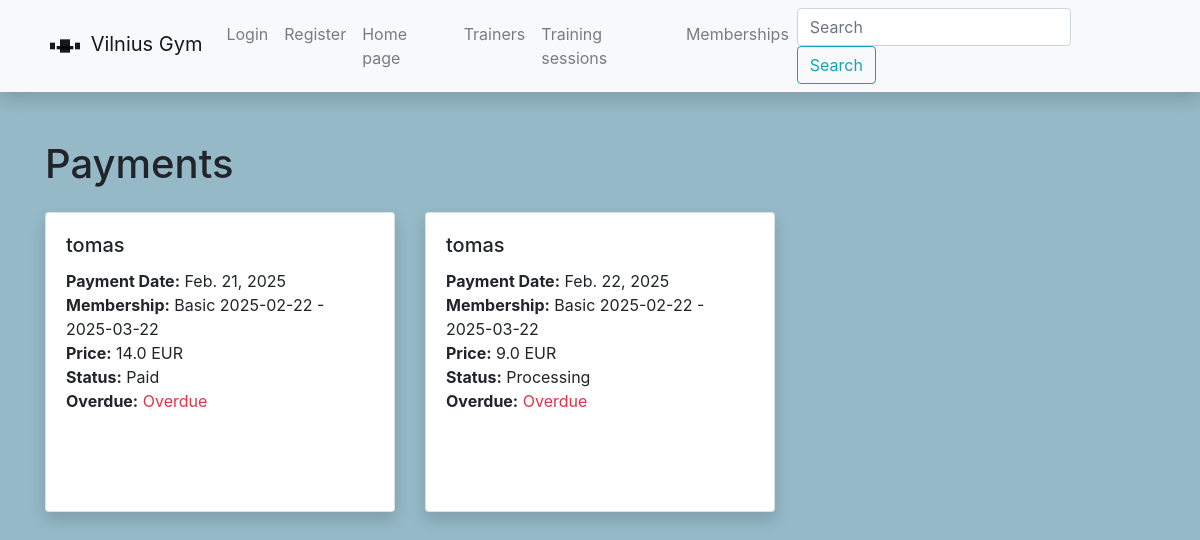
/gym/payment/, run on the app's committed database.
### gym/models.py (models this page shows, shortened)
class Payment(models.Model):
    user = models.ForeignKey(User, on_delete=models.CASCADE, related_name='payments')
    membership = models.ForeignKey(Membership, on_delete=SET_NULL, null=True, blank=True)
    price = models.FloatField('Price EUR', help_text='Enter payment price')
    payment_date = models.DateField('Payment_date', help_text="Enter date", default=date.today)
    PAYMENT_STATUS = (
        ('p', 'Processing'),
        ('a', 'Paid'),
        ('e', 'Expired '),
    )
    payment_status = models.CharField('status',
                                      max_length=1,
                                      choices=PAYMENT_STATUS,
                                      default='p',
                                      blank=True,
                                      help_text="Membership status"
                                      )
    @property
    def is_overdue(self):
        if self.payment_date and date.today() > self.payment_date:
            return True  # pradelsta
        else:
            return False

class Membership(models.Model):
    id = models.UUIDField(primary_key=True, default=uuid.uuid4)
    name = models.CharField('Name', max_length=50, help_text="Trial, Basic, Flexible, Premium", default="Trial")
    user = models.OneToOneField(User, on_delete=models.CASCADE, related_name='membership')
    start_date = models.DateField('Start_date', help_text="Enter start date", default=date.today)
    end_date = models.DateField('End_date', help_text="Enter end date", default=date.today)
    STATUS_STATUS = (
        ('p', 'Processing'),
        ('a', 'Active'),
        ('e', 'Expired'),
    )
    membership_status = models.CharField('status',
                                         max_length=1,
                                         choices=STATUS_STATUS,
                                         default='p',
                                         blank=True,
                                         help_text="Membership status"
                                         )
    description = HTMLField(blank=True, default=None)
    def __str__(self):
        return f'{self.name} {self.start_date} - {self.end_date}'

### gym/views.py (the view)
# urls.py: path('payment/', views.PaymentsListView.as_view(), name='payments-all'),
class PaymentsListView(generic.ListView):
    model = Payment
    context_object_name = 'payments'
    template_name = 'payments.html'

### gym/templates/payments.html
{% extends 'base.html' %}
{% block content %}
  <h1 class="mb-4">Payments</h1>
  {% if payments %}
    <div class="row">
      {% for payment in payments %}
        <div class="col-md-4 mb-4">
          <div class="card h-100 shadow">
            <div class="card-body">
              <h5 class="card-title">{{ payment.user }}</h5>
              <p class="card-text">
                <strong>Payment Date:</strong> {{ payment.payment_date }}<br>
                <strong>Membership:</strong> {{ payment.membership }}<br>
                <strong>Price:</strong> {{ payment.price }} EUR<br>
                <strong>Status:</strong> {{ payment.get_payment_status_display }}<br>
                <strong>Overdue:</strong>
                {% if payment.is_overdue %}
                  <span class="text-danger">Overdue</span>
                {% else %}
                  <span class="text-success">Not overdue</span>
                {% endif %}
              </p>
            </div>
          </div>
        </div>
      {% endfor %}
    </div>
  {% else %}
    <p>No payments available.</p>
  {% endif %}
{% endblock %}

### gym/static/css/styles.css (style rules this page uses)
body { background-color: #95B9C7; }
.card { min-height: 300px; width: 100%; }
.card-body { height: 75%; }

### data on the page
Payment: user "tomas", payment_date "Feb. 21, 2025", membership "Basic 2025-02-22 - 2025-03-22", price "14.0", payment_status "Paid", shows "Overdue"
Payment: user "tomas", payment_date "Feb. 22, 2025", membership "Basic 2025-02-22 - 2025-03-22", price "9.0", payment_status "Processing", shows "Overdue"
